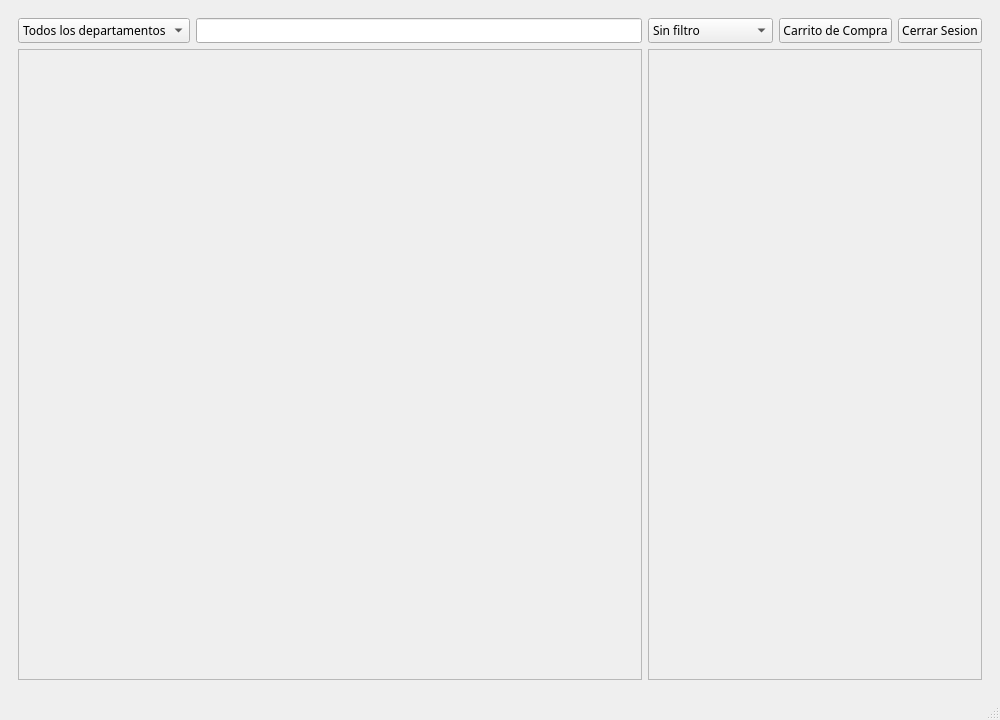
<?xml version="1.0" encoding="UTF-8"?>
<ui version="4.0">
 <class>MainWindow</class>
 <widget class="QMainWindow" name="MainWindow">
  <property name="geometry">
   <rect>
    <x>0</x>
    <y>0</y>
    <width>1000</width>
    <height>720</height>
   </rect>
  </property>
  <property name="minimumSize">
   <size>
    <width>80</width>
    <height>600</height>
   </size>
  </property>
  <property name="maximumSize">
   <size>
    <width>1280</width>
    <height>720</height>
   </size>
  </property>
  <property name="font">
   <font>
    <family>Century Gothic</family>
   </font>
  </property>
  <property name="windowTitle">
   <string>Nile</string>
  </property>
  <widget class="QWidget" name="centralwidget">
   <layout class="QGridLayout" name="gridLayout">
    <item row="0" column="0">
     <widget class="QStackedWidget" name="viewsSW">
      <property name="font">
       <font>
        <family>Century Gothic</family>
       </font>
      </property>
      <property name="currentIndex">
       <number>1</number>
      </property>
      <widget class="QWidget" name="loginPage">
       <layout class="QGridLayout" name="gridLayout_2">
        <item row="0" column="0">
         <widget class="QFrame" name="loginFrame">
          <property name="enabled">
           <bool>false</bool>
          </property>
          <property name="font">
           <font>
            <family>Century Gothic</family>
           </font>
          </property>
          <property name="frameShape">
           <enum>QFrame::StyledPanel</enum>
          </property>
          <property name="frameShadow">
           <enum>QFrame::Raised</enum>
          </property>
          <layout class="QFormLayout" name="formLayout_3">
           <property name="labelAlignment">
            <set>Qt::AlignCenter</set>
           </property>
           <property name="formAlignment">
            <set>Qt::AlignCenter</set>
           </property>
           <item row="1" column="0" colspan="2">
            <widget class="QGroupBox" name="newUserGb">
             <property name="maximumSize">
              <size>
               <width>400</width>
               <height>16777215</height>
              </size>
             </property>
             <property name="font">
              <font>
               <family>Century Gothic</family>
              </font>
             </property>
             <property name="focusPolicy">
              <enum>Qt::StrongFocus</enum>
             </property>
             <property name="title">
              <string>New to Nile?</string>
             </property>
             <property name="alignment">
              <set>Qt::AlignCenter</set>
             </property>
             <layout class="QFormLayout" name="formLayout_2">
              <item row="1" column="0">
               <widget class="QLabel" name="newUserLabel">
                <property name="font">
                 <font>
                  <family>MS Shell Dlg 2</family>
                  <pointsize>12</pointsize>
                 </font>
                </property>
                <property name="text">
                 <string>User Name:</string>
                </property>
               </widget>
              </item>
              <item row="1" column="1">
               <widget class="QLineEdit" name="newUserLE">
                <property name="font">
                 <font>
                  <family>MS Shell Dlg 2</family>
                  <pointsize>12</pointsize>
                 </font>
                </property>
               </widget>
              </item>
              <item row="2" column="0">
               <widget class="QLabel" name="emailLabel">
                <property name="font">
                 <font>
                  <family>MS Shell Dlg 2</family>
                  <pointsize>12</pointsize>
                 </font>
                </property>
                <property name="text">
                 <string>Email: </string>
                </property>
               </widget>
              </item>
              <item row="2" column="1">
               <widget class="QLineEdit" name="emailLE">
                <property name="font">
                 <font>
                  <family>MS Shell Dlg 2</family>
                  <pointsize>12</pointsize>
                 </font>
                </property>
               </widget>
              </item>
              <item row="4" column="0">
               <widget class="QLabel" name="newPasswordLabel">
                <property name="font">
                 <font>
                  <family>MS Shell Dlg 2</family>
                  <pointsize>12</pointsize>
                 </font>
                </property>
                <property name="text">
                 <string>Password: </string>
                </property>
               </widget>
              </item>
              <item row="4" column="1">
               <widget class="QLineEdit" name="newPasswordLE">
                <property name="font">
                 <font>
                  <family>MS Shell Dlg 2</family>
                  <pointsize>12</pointsize>
                 </font>
                </property>
                <property name="echoMode">
                 <enum>QLineEdit::Password</enum>
                </property>
               </widget>
              </item>
              <item row="6" column="1">
               <widget class="QPushButton" name="createPB">
                <property name="enabled">
                 <bool>false</bool>
                </property>
                <property name="font">
                 <font>
                  <family>MS Shell Dlg 2</family>
                  <pointsize>12</pointsize>
                 </font>
                </property>
                <property name="cursor">
                 <cursorShape>OpenHandCursor</cursorShape>
                </property>
                <property name="focusPolicy">
                 <enum>Qt::WheelFocus</enum>
                </property>
                <property name="text">
                 <string>Create</string>
                </property>
                <property name="autoDefault">
                 <bool>false</bool>
                </property>
                <property name="flat">
                 <bool>false</bool>
                </property>
               </widget>
              </item>
             </layout>
            </widget>
           </item>
           <item row="0" column="0" colspan="2">
            <widget class="QGroupBox" name="userGB">
             <property name="maximumSize">
              <size>
               <width>400</width>
               <height>16777215</height>
              </size>
             </property>
             <property name="font">
              <font>
               <family>Century Gothic</family>
              </font>
             </property>
             <property name="title">
              <string>Login</string>
             </property>
             <property name="alignment">
              <set>Qt::AlignCenter</set>
             </property>
             <layout class="QFormLayout" name="formLayout">
              <item row="0" column="0">
               <widget class="QLabel" name="LoginEmailLabel">
                <property name="font">
                 <font>
                  <family>Century Gothic</family>
                  <pointsize>12</pointsize>
                 </font>
                </property>
                <property name="text">
                 <string>Email:</string>
                </property>
               </widget>
              </item>
              <item row="0" column="1">
               <widget class="QLineEdit" name="userLE">
                <property name="font">
                 <font>
                  <family>Century Gothic</family>
                  <pointsize>12</pointsize>
                 </font>
                </property>
               </widget>
              </item>
              <item row="1" column="0">
               <widget class="QLabel" name="passwordLabel">
                <property name="font">
                 <font>
                  <family>Century Gothic</family>
                  <pointsize>12</pointsize>
                 </font>
                </property>
                <property name="text">
                 <string>Pasword:</string>
                </property>
               </widget>
              </item>
              <item row="1" column="1">
               <widget class="QLineEdit" name="paswordLE">
                <property name="font">
                 <font>
                  <family>Century Gothic</family>
                  <pointsize>12</pointsize>
                 </font>
                </property>
                <property name="autoFillBackground">
                 <bool>false</bool>
                </property>
                <property name="echoMode">
                 <enum>QLineEdit::Password</enum>
                </property>
               </widget>
              </item>
              <item row="2" column="1">
               <widget class="QPushButton" name="loginButton">
                <property name="enabled">
                 <bool>false</bool>
                </property>
                <property name="font">
                 <font>
                  <family>Century Gothic</family>
                  <pointsize>12</pointsize>
                 </font>
                </property>
                <property name="cursor">
                 <cursorShape>OpenHandCursor</cursorShape>
                </property>
                <property name="text">
                 <string>Login</string>
                </property>
                <property name="flat">
                 <bool>false</bool>
                </property>
               </widget>
              </item>
             </layout>
            </widget>
           </item>
          </layout>
         </widget>
        </item>
       </layout>
      </widget>
      <widget class="QWidget" name="nilePage">
       <layout class="QGridLayout" name="gridLayout_3">
        <item row="0" column="0">
         <widget class="QComboBox" name="categoriesCB">
          <item>
           <property name="text">
            <string>Todos los departamentos</string>
           </property>
          </item>
          <item>
           <property name="text">
            <string>Alimentos y Bebidas</string>
           </property>
          </item>
          <item>
           <property name="text">
            <string>Libros</string>
           </property>
          </item>
          <item>
           <property name="text">
            <string>Electrónicos</string>
           </property>
          </item>
          <item>
           <property name="text">
            <string>Hogar Y Cocina</string>
           </property>
          </item>
          <item>
           <property name="text">
            <string>Deporte y Aire Libre</string>
           </property>
          </item>
         </widget>
        </item>
        <item row="0" column="1">
         <widget class="QLineEdit" name="searchLE"/>
        </item>
        <item row="0" column="2">
         <widget class="QComboBox" name="orderFCB">
          <item>
           <property name="text">
            <string>Sin filtro</string>
           </property>
          </item>
          <item>
           <property name="text">
            <string>Menor a mayor $</string>
           </property>
          </item>
          <item>
           <property name="text">
            <string>Mayor a menor $</string>
           </property>
          </item>
         </widget>
        </item>
        <item row="0" column="3">
         <widget class="QPushButton" name="carPB">
          <property name="text">
           <string>Carrito de Compra</string>
          </property>
         </widget>
        </item>
        <item row="0" column="4">
         <widget class="QPushButton" name="LogoutPB">
          <property name="text">
           <string>Cerrar Sesion</string>
          </property>
         </widget>
        </item>
        <item row="1" column="0" colspan="2">
         <widget class="QScrollArea" name="stuffSA">
          <property name="widgetResizable">
           <bool>true</bool>
          </property>
          <widget class="QWidget" name="stuffContents">
           <property name="geometry">
            <rect>
             <x>0</x>
             <y>0</y>
             <width>633</width>
             <height>610</height>
            </rect>
           </property>
           <layout class="QGridLayout" name="gridLayout_5">
            <item row="0" column="0">
             <layout class="QGridLayout" name="productsLO"/>
            </item>
           </layout>
          </widget>
         </widget>
        </item>
        <item row="1" column="2" colspan="3">
         <widget class="QScrollArea" name="stuffSA_2">
          <property name="widgetResizable">
           <bool>true</bool>
          </property>
          <widget class="QWidget" name="stuffContents_2">
           <property name="geometry">
            <rect>
             <x>0</x>
             <y>0</y>
             <width>321</width>
             <height>610</height>
            </rect>
           </property>
           <layout class="QGridLayout" name="gridLayout_6">
            <item row="0" column="0">
             <layout class="QGridLayout" name="productsLO_2"/>
            </item>
           </layout>
          </widget>
         </widget>
        </item>
       </layout>
      </widget>
     </widget>
    </item>
   </layout>
  </widget>
  <widget class="QMenuBar" name="menubar">
   <property name="geometry">
    <rect>
     <x>0</x>
     <y>0</y>
     <width>1000</width>
     <height>20</height>
    </rect>
   </property>
  </widget>
  <widget class="QStatusBar" name="statusbar"/>
 </widget>
 <resources/>
 <connections/>
</ui>
